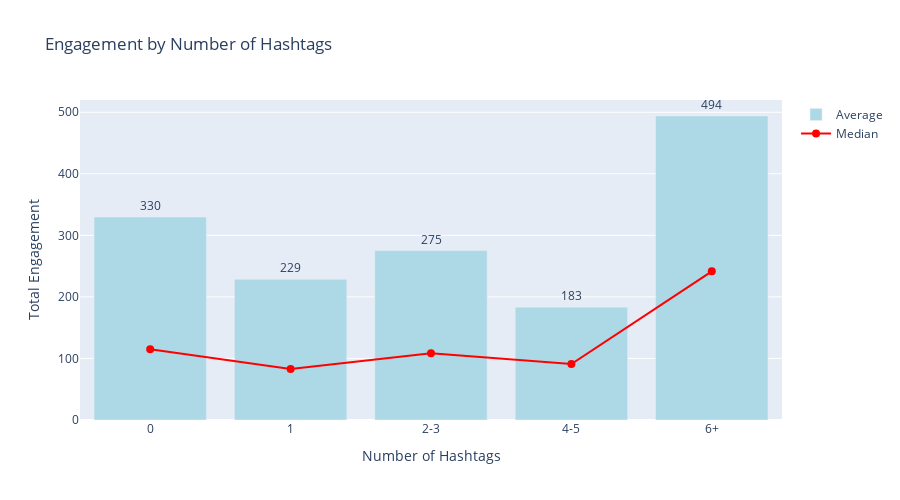

Write notebook code for a chart like this one.
### Code cell
# Visualize engagement by hashtag count
hashtag_count_plot = hashtag_count_engagement.reset_index()
hashtag_count_plot.columns = ['Hashtag_Count', 'Avg_Engagement', 'Median_Engagement', 'Post_Count', 'Avg_Likes', 'Avg_Shares', 'Avg_Comments']

fig = go.Figure()

fig.add_trace(go.Bar(
    x=hashtag_count_plot['Hashtag_Count'],
    y=hashtag_count_plot['Avg_Engagement'],
    name='Average',
    text=hashtag_count_plot['Avg_Engagement'],
    texttemplate='%{text:.0f}',
    textposition='outside',
    marker_color='lightblue'
))

fig.add_trace(go.Scatter(
    x=hashtag_count_plot['Hashtag_Count'],
    y=hashtag_count_plot['Median_Engagement'],
    name='Median',
    mode='lines+markers',
    line=dict(color='red', width=2),
    marker=dict(size=8)
))

fig.update_layout(
    title='Engagement by Number of Hashtags',
    xaxis_title='Number of Hashtags',
    yaxis_title='Total Engagement',
    height=500
)

fig.show()

# Display static image for GitHub preview
from IPython.display import Image, display
import plotly.io as pio
try:
    img_bytes = pio.to_image(fig, format="png", width=1200, height=700)
    display(Image(img_bytes))
except Exception as e:
    print("Install kaleido: pip install kaleido")
fig.write_html('../output/figures/engagement_by_hashtag_count.html')

### Figure 1 — Plotly figure (JSON) as saved in the notebook; plotly's stock layout.template omitted (floating-point values rounded to 4 significant figures)
{"data": [{"marker": {"color": "lightblue"}, "name": "Average", "text": [329.7, 228.6, 275.3, 183.4, 493.9], "textposition": "outside", "texttemplate": "%{text:.0f}", "type": "bar", "x": ["0", "1", "2-3", "4-5", "6+"], "y": [329.7, 228.6, 275.3, 183.4, 493.9]}, {"line": {"color": "red", "width": 2}, "marker": {"size": 8}, "mode": "lines+markers", "name": "Median", "type": "scatter", "x": ["0", "1", "2-3", "4-5", "6+"], "y": [115.0, 83.0, 108.5, 91.0, 241.5]}], "layout": {"height": 500, "title": {"text": "Engagement by Number of Hashtags"}, "xaxis": {"title": {"text": "Number of Hashtags"}}, "yaxis": {"title": {"text": "Total Engagement"}}}}
